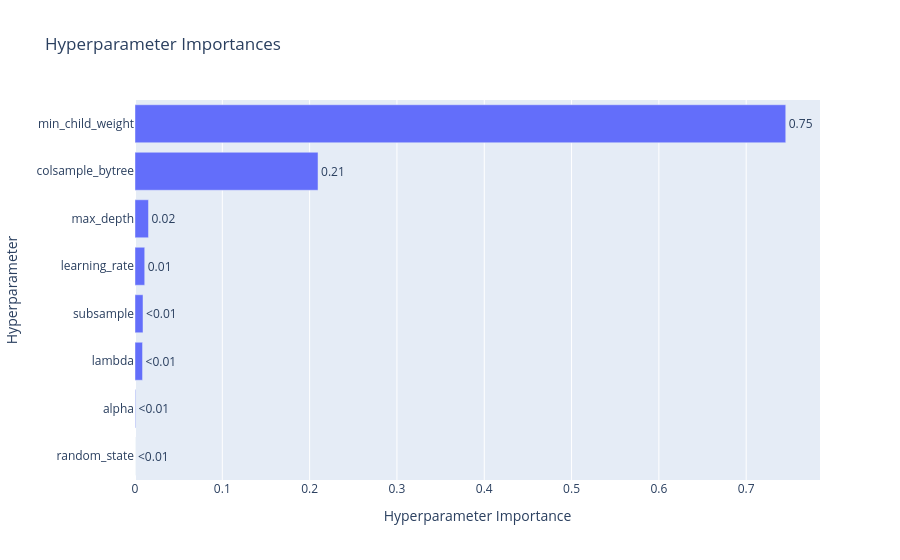

This figure's notebook cell:
### Code cell
# Plotting Hyperparameter Importance
fig_importance = optuna.visualization.plot_param_importances(study)
fig_importance.show()

### Figure 1 — Plotly figure (JSON) as saved in the notebook; plotly's stock layout.template omitted (floating-point values rounded to 4 significant figures)
{"data": [{"cliponaxis": false, "hovertemplate": ["random_state (CategoricalDistribution): 0.0<extra></extra>", "alpha (FloatDistribution): 0.0006435462206761183<extra></extra>", "lambda (FloatDistribution): 0.00863250851298998<extra></extra>", "subsample (CategoricalDistribution): 0.00919321963202378<extra></extra>", "learning_rate (CategoricalDistribution): 0.011146948347922672<extra></extra>", "max_depth (CategoricalDistribution): 0.015442978702386118<extra></extra>", "colsample_bytree (CategoricalDistribution): 0.20961994094723455<extra></extra>", "min_child_weight (IntDistribution): 0.7453208576367669<extra></extra>"], "name": "Objective Value", "orientation": "h", "text": ["<0.01", "<0.01", "<0.01", "<0.01", "0.01", "0.02", "0.21", "0.75"], "textposition": "outside", "x": [0, 0.0006435, 0.008633, 0.009193, 0.01115, 0.01544, 0.2096, 0.7453], "y": ["random_state", "alpha", "lambda", "subsample", "learning_rate", "max_depth", "colsample_bytree", "min_child_weight"], "type": "bar"}], "layout": {"title": {"text": "Hyperparameter Importances"}, "xaxis": {"title": {"text": "Hyperparameter Importance"}}, "yaxis": {"title": {"text": "Hyperparameter"}}}}
